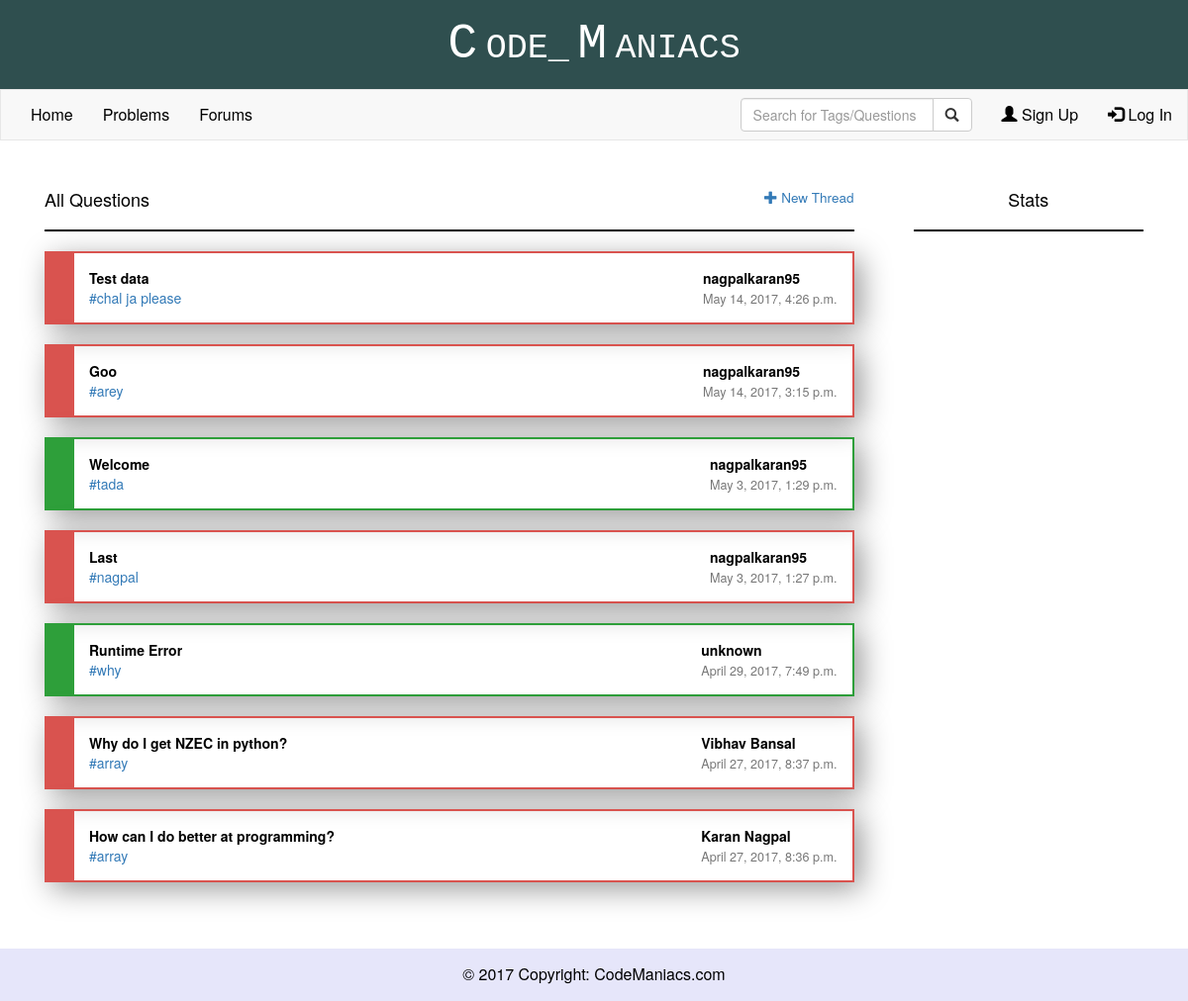
Page /forums/ on the committed database.
### forums/models.py (models this page shows, shortened)
class Forum(models.Model):
    question = models.CharField(max_length = 200)
    description  = models.CharField(max_length = 1000, default = "")
    tags = models.CharField(max_length = 100, default = "")
    author = models.CharField(max_length = 200)
    dateCreated = models.DateTimeField(default = datetime.now)
    rating = models.IntegerField(default = 0)
    solved = models.IntegerField(default = 0)

### forums/views.py (the view)
def index(request):
    questions = Forum.objects.all().order_by('-dateCreated')
    auth = request.user.is_authenticated()
    user = None
    flag = 0
    if auth:
        flag = 1
        user = User.objects.get(username = request.user.username)
    return render(request,'forums.html',{'questions': questions, 'flag': flag, 'user': user})

### templates/forums.html (shortened to what this page needs)
{% extends "base.html" %}
{% block content %}
    <div class="container" style="margin-bottom: 100px;">
        <div class="row">
            <div class="col-sm-9">
                <div class="col-sm-12">
                    <div>
                        <br>
                        <h4>All Questions
                             <a href="javascript:checkUserLoggedIn();">
                                <span style="float: right; font-size:75%;">
                                    <span class="glyphicon glyphicon-plus"></span>
                                     New Thread
                                </span>
                             </a>
                        </h4>
                        <hr>
                    </div>
                    {% for question in questions %}
                        <div style="box-shadow: 7px 7px 30px rgba(0, 0, 0, .4); padding:0px; margin-bottom: 20px;">
                            {% if question.solved == 0 %}
                            <div id="box" class="panel-body" style="border:2px solid #d9534f; border-left:30px solid #d9534f;">
                                <div class="pull-left">
                                    <span style="color:black">
                                        <strong><a style="color:black; text-decoration: none;" href="/forums/thread/{{question.pk}}/">{{ question.question|capfirst }}</a></strong>
                                        <br>
                                        <a href="">#{{ question.tags }}</a>
                                    </span>
                                </div>
                                <div class="pull-right">
                                    <strong>
                                        <span style="color:black;">
                                            {{ question.author }}
                                        </span>
                                    </strong>
                                    <br>
                                    <span class="text-muted" style="font-size:90%;">
                                        {{ question.dateCreated }}
                                    </span>
                                </div>
                            </div>
                            {% else %}
                            <div id="box" class="panel-body" style="border:2px solid rgb(46, 159, 58); border-left:30px solid rgb(46, 159, 58);">
                                <div class="pull-left">
                                    <span style="color:black">
                                        <strong><a style="color:black; text-decoration: none;" href="/forums/thread/{{question.pk}}/">{{ question.question|capfirst }}<a></strong>
                                        <br>
                                        <a href="">#{{ question.tags }}</a>
                                    </span>
                                </div>
                                <div class="pull-right">
                                    <strong>
                                        <span style="color:black;">
                                            {{ question.author }}
                                        </span>
                                    </strong>
                                    <br>
                                    <span class="text-muted" style="font-size:90%;">
                                        {{ question.dateCreated }}
                                    </span>
                                </div>
                            </div>
                            {% endif %}
                        </div>
                    {% endfor %}
                </div>
            </div>
            <div class="col-sm-3">
                <div class="col-sm-12 roundedCorner">
                    <span class="text-center">
                        <br>
                        <h4>Stats</h4>
                        <hr>
                    </span>
                </div>
            </div>
        </div>
    </div>
{% endblock %}

### templates/forums.html (style rules this page uses)
.roundedCorner { border-radius: 10px; }

### templates/base.html (style rules this page uses)
body { color: black; }
hr { border: 1px solid black !important; }

### rows in the picture
Forum: question "Test data", tags "chal ja please", author "nagpalkaran95", dateCreated "May 14, 2017, 4:26 p.m."
Forum: question "Goo", tags "arey", author "nagpalkaran95", dateCreated "May 14, 2017, 3:15 p.m."
Forum: question "Welcome", tags "tada", author "nagpalkaran95", dateCreated "May 3, 2017, 1:29 p.m."
Forum: question "Last", tags "nagpal", author "nagpalkaran95", dateCreated "May 3, 2017, 1:27 p.m."
Forum: question "Runtime Error", tags "why", author "unknown", dateCreated "April 29, 2017, 7:49 p.m."
Forum: question "Why do I get NZEC in python?", tags "array", author "Vibhav Bansal", dateCreated "April 27, 2017, 8:37 p.m."
Forum: question "How can I do better at programming?", tags "array", author "Karan Nagpal", dateCreated "April 27, 2017, 8:36 p.m."
